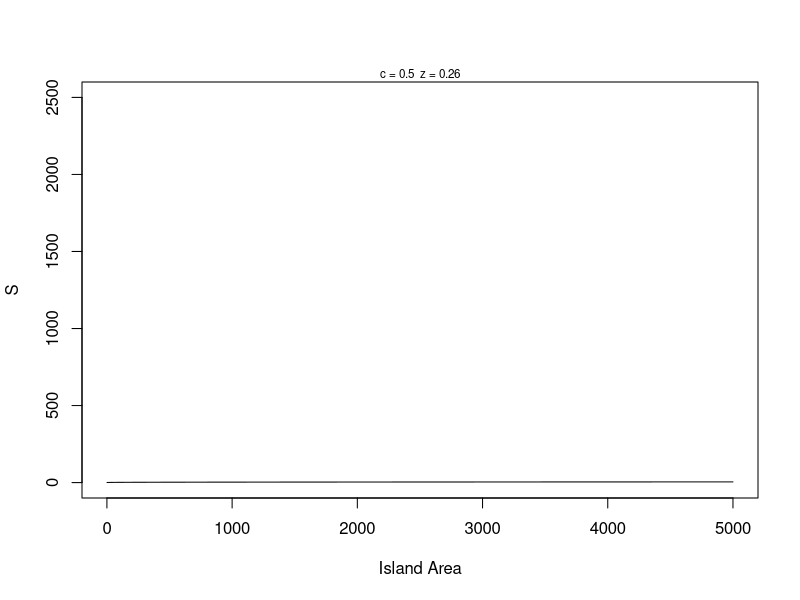
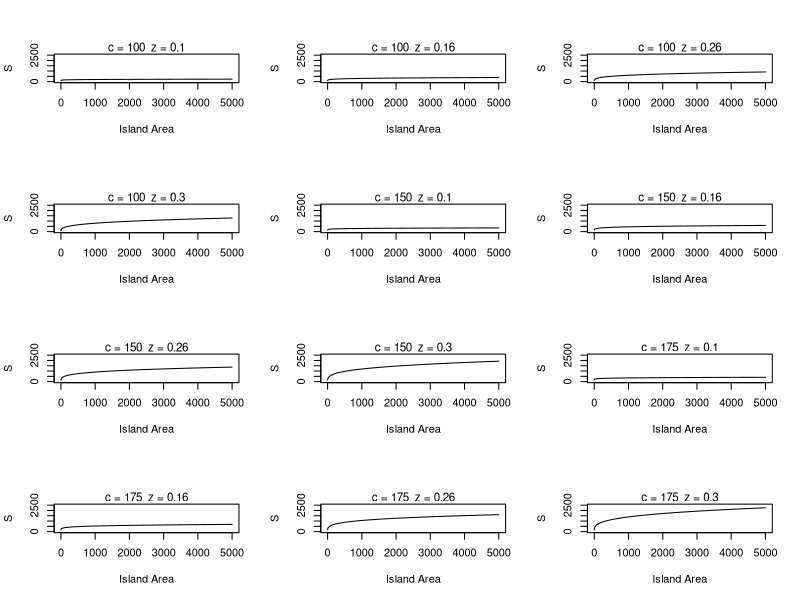
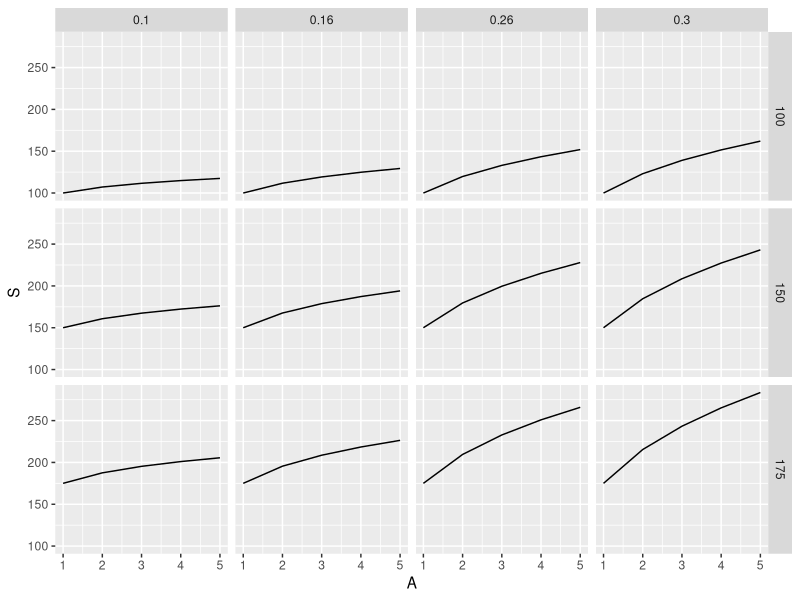
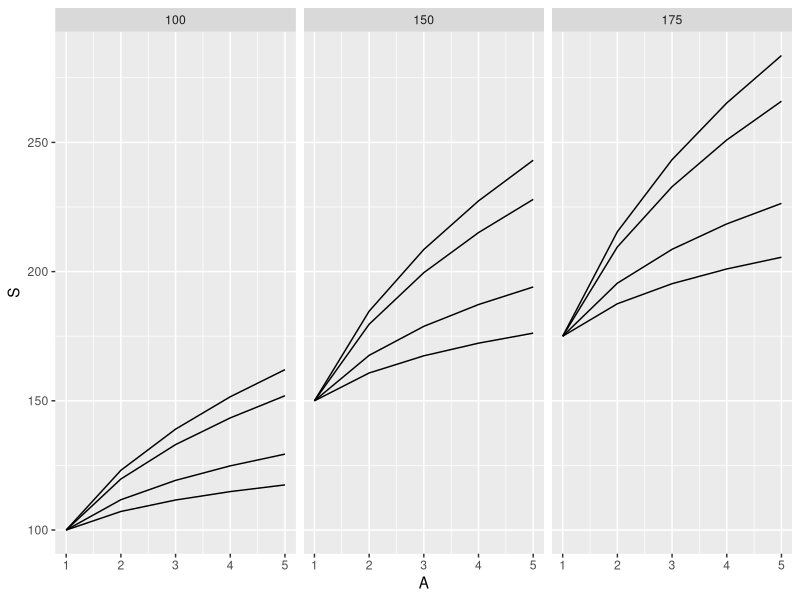
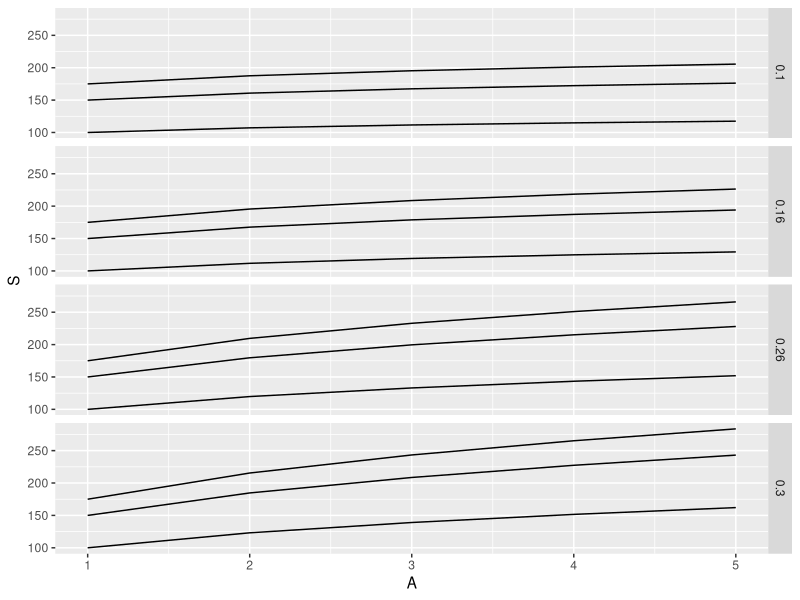

The R script that drew these images, in order:
# ------------------------------
# writing functions for equations and sweeping over parameters
# 31 Mar 2020
# JLW
# ------------------------------
#
library(ggplot2)

# S = cA^z describes species-area relationship

# -------------------------------
# FUNCTION species_area_curve
# description: creates a power function for S and A
# inputs: A is a vector of island areas
#         c is the intercept constant
#         z is the slope constant 
# outputs: S is a vector of species richness
###################################
species_area_curve <- function(A = 1:5000, 
                               c = 0.5,
                               z = 0.26){

S <- c * (A^z)

return(S)

} # end of species_area_curve
#--------------------------------
head(species_area_curve())

# -------------------------------
# FUNCTION species_area_plot
# description: plots species area curves with parameter values
# inputs: A = vector of areas
#         c = single value for c parameter
#         z = single value for z parameter
# outputs: smoothed curve with parameters printed in graph
###################################
species_area_plot <- function(A = 1:5000, 
                              c = 0.5,
                              z = 0.26){

plot(x = A, y = species_area_curve(A, c, z),
     type = 'l', 
     xlab = "Island Area",
     ylab = "S",
     ylim = c(0, 2500))
  mtext(paste("c =", c, " z =", z), cex = 0.7)

# return("Checking...species_area_plot")

} # end of species_area_plot
#--------------------------------

species_area_plot()

# build a grid of plots!

# global variables

c_pars <- c(100, 150, 175)
z_pars <- c(0.10, 0.16, 0.26, 0.3)
par(mfrow = c(4, 3))

for(i in seq_along(c_pars)){
  for(j in seq_along(z_pars)){
    species_area_plot(c = c_pars[i], z = z_pars[j])
  }
}

# expand.grid function ------------------------------
expand.grid(c_pars, z_pars) # sets parameters up as a data frame

# -------------------------------
# FUNCTION sa_output
# description: summary stats for species-area power function
# inputs: vector of predicted species richness values
# outputs: list of max - min, CV
###################################
sa_output <- function(S = runif(1:10)){

sum_stats <- list(s_gain = max(S) - min(S),
                  c_cv = sd(S)/mean(S))

return(sum_stats)

} # end of sa_output
#--------------------------------
sa_output()

# build program body ------------------------------

# global variables
Area <- 1:5000
c_pars <- c(100, 150, 175)
z_pars <- c(0.10, 0.16, 0.26, 0.30)

# set up model data frame
model_frame <- expand.grid(c = c_pars, z = z_pars)
str(model_frame)
model_frame$SGain <- NA
model_frame$SCV <- NA

head(model_frame)

# cycle through model calculations
for(i in 1:nrow(model_frame)){
  # generate S vector
  temp1 <- species_area_curve(A = Area, 
                              c = model_frame[i,1],
                              z = model_frame[i,2])
  # calculate output stats
  temp2 <- sa_output(temp1)
  
  # pass results to columns in data frame
  model_frame[i,c(3,4)] <- temp2
}
print(model_frame)

# parameter sweep redux with ggplot graphics

area <- 1:5
c_pars <- c(100, 150, 175)
z_pars <- c(0.10, 0.16, 0.26, 0.30)

# set up model frame
model_frame <- expand.grid(c = c_pars,
                           z = z_pars,
                           A = area)
head(model_frame)
nrow(model_frame)

# add response variable
model_frame$S <- NA

# loop through parameters with and fill with sa function
for(i in 1:length(c_pars)){
  for(j in 1:length(z_pars)){
    model_frame[model_frame$c == c_pars[i] & 
                  model_frame$z == z_pars[j], 
                "S"] <- species_area_curve(A = area, 
                                           c = c_pars[i],
                                           z = z_pars[j])
  }
}
head(model_frame)

p1 <- ggplot(model_frame)
p1 + geom_line(mapping = aes(x = A, y = S)) +
  facet_grid(c ~ z)

p2 <- p1
p2 + geom_line(mapping = aes(x = A, y = S, group = z)) +
  facet_grid(. ~ c)

p3 <- p1
p3 + geom_line(mapping = aes(x = A, y = S, group = c))+
  facet_grid(z ~.)
